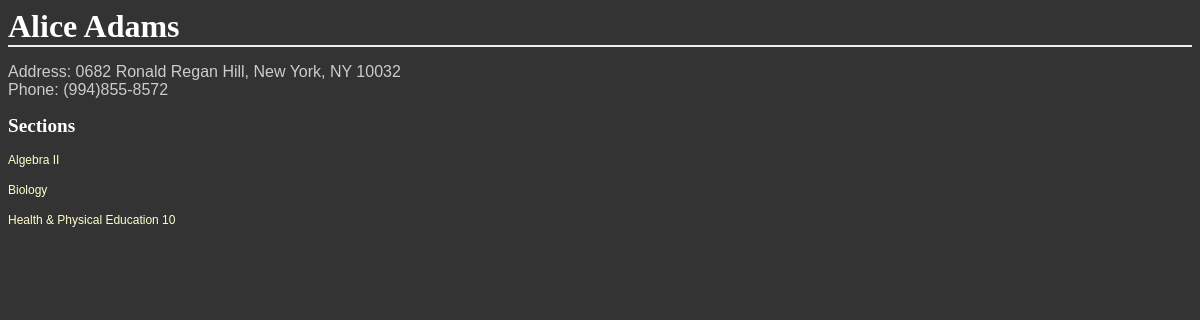
The app's page /districts/1/schools/3/students/1/, older data.
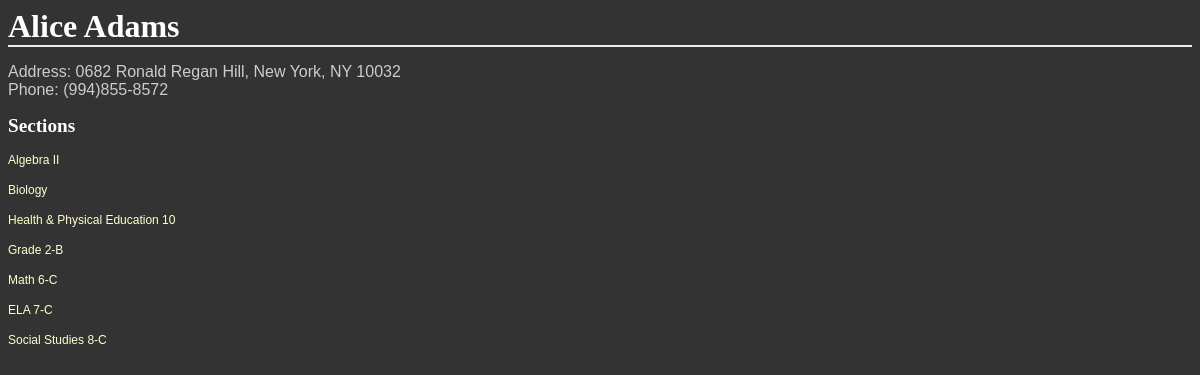
The same page, newer data.
### database_setup.py (models this page shows, shortened)
class Student(Base):
    __tablename__ = 'student'
    id = Column(Integer, primary_key=True)
    first_name = Column(String(40), nullable=False)
    last_name = Column(String(40), nullable=False)
    address = Column(String(50))
    city = Column(String(50))
    state = Column(String(50))
    zip = Column(String(50))
    phone = Column(String(50))
    email = Column(String(50))
    school_id = Column(Integer, ForeignKey('school.id'))
    school = relationship(School)
    sections = relationship('Section', secondary='enrollment')

class Section(Base):
    __tablename__ = 'section'
    id = Column(Integer, primary_key=True)
    name = Column(String(40), nullable=False)
    school_id = Column(Integer, ForeignKey('school.id'))
    school = relationship(School)
    teacher_id = Column(Integer, ForeignKey('teacher.id'))
    teacher = relationship(Teacher)
    students = relationship('Student', secondary='enrollment')

### schools.py (the view)
@app.route('/districts/<int:district_id>/schools/<int:school_id>/students/<int:student_id>/')
def showStudent(district_id, school_id, student_id):
    student = session.query(Student).filter_by(id=student_id).one()
    sections = student.sections
    return render_template('student.html',
                           district_id=district_id,
                           school_id=school_id,
                           student=student,
                           sections=sections)

### templates/student.html
<html>
<head>
	<link rel=stylesheet type=text/css href="{{ url_for('static', filename='styles.css') }}">
</head>
<body>
<h1>{{student.first_name}} {{student.last_name}}</h1>
<p>Address: {{student.address}}, {{student.city}}, {{student.state}} {{student.zip}}<br>
Phone: {{student.phone}}</p>
<h2>Sections</h2>
{% for section in sections %}
	<p><a href='{{url_for('showSection', district_id=district_id, school_id=school_id, section_id=section.id)}}'>{{section.name}}</a></p>
{% endfor %}
</body>
</html>

### static/styles.css (style rules this page uses)
body { font-family: sans-serif; background-image: url('img3.jpg'); background-color: #333333 }
h1, h2, h3, h4 { color: #FFFFFF; }
h1, h2 { font-family: 'Georgia', serif; margin: 0; }
h1 { border-bottom: 2px solid #eee; }
h2 { font-size: 1.2em; }
p, dd, dt { color: #CCCCCC; }
a { text-decoration: none; color:#FFFFCC; font-size: .75em; }

Row changes from the older to the newer data that the page shows:
added Section: name "Grade 2-B"
added Section: name "Math 6-C"
added Section: name "ELA 7-C"
added Section: name "Social Studies 8-C"
